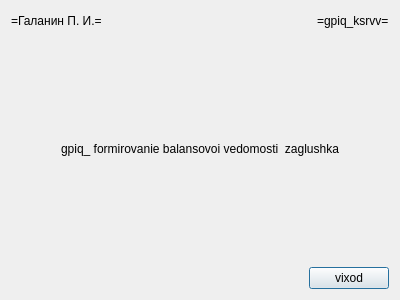
<?xml version="1.0" encoding="UTF-8"?>
<ui version="4.0">
 <class>gpiq_ksrvv</class>
 <widget class="QDialog" name="gpiq_ksrvv">
  <property name="windowModality">
   <enum>Qt::ApplicationModal</enum>
  </property>
  <property name="geometry">
   <rect>
    <x>0</x>
    <y>0</y>
    <width>400</width>
    <height>300</height>
   </rect>
  </property>
  <property name="windowTitle">
   <string>gpiq_ksrvv</string>
  </property>
  <layout class="QVBoxLayout" name="verticalLayout">
   <item>
    <layout class="QHBoxLayout" name="horizontalLayout">
     <item>
      <widget class="QLabel" name="gpiq_ksrvv_xxsma_l">
       <property name="text">
        <string>=Галанин П. И.=</string>
       </property>
      </widget>
     </item>
     <item>
      <spacer name="horizontalSpacer">
       <property name="orientation">
        <enum>Qt::Horizontal</enum>
       </property>
       <property name="sizeHint" stdset="0">
        <size>
         <width>40</width>
         <height>20</height>
        </size>
       </property>
      </spacer>
     </item>
     <item>
      <widget class="QLabel" name="gpiq_ksrvv_xxprg_l">
       <property name="text">
        <string>=gpiq_ksrvv=</string>
       </property>
      </widget>
     </item>
    </layout>
   </item>
   <item>
    <spacer name="verticalSpacer">
     <property name="orientation">
      <enum>Qt::Vertical</enum>
     </property>
     <property name="sizeHint" stdset="0">
      <size>
       <width>20</width>
       <height>96</height>
      </size>
     </property>
    </spacer>
   </item>
   <item>
    <widget class="QLabel" name="gpiq_ksrvv_xxtitle_l">
     <property name="text">
      <string>gpiq_ formirovanie balansovoi vedomosti  zaglushka</string>
     </property>
     <property name="alignment">
      <set>Qt::AlignCenter</set>
     </property>
    </widget>
   </item>
   <item>
    <spacer name="verticalSpacer_2">
     <property name="orientation">
      <enum>Qt::Vertical</enum>
     </property>
     <property name="sizeHint" stdset="0">
      <size>
       <width>20</width>
       <height>96</height>
      </size>
     </property>
    </spacer>
   </item>
   <item>
    <layout class="QHBoxLayout" name="horizontalLayout_2">
     <item>
      <spacer name="horizontalSpacer_2">
       <property name="orientation">
        <enum>Qt::Horizontal</enum>
       </property>
       <property name="sizeHint" stdset="0">
        <size>
         <width>40</width>
         <height>20</height>
        </size>
       </property>
      </spacer>
     </item>
     <item>
      <widget class="QPushButton" name="gpiq_ksrvv_exit_c">
       <property name="text">
        <string>vixod</string>
       </property>
      </widget>
     </item>
    </layout>
   </item>
  </layout>
 </widget>
 <resources/>
 <connections/>
</ui>
